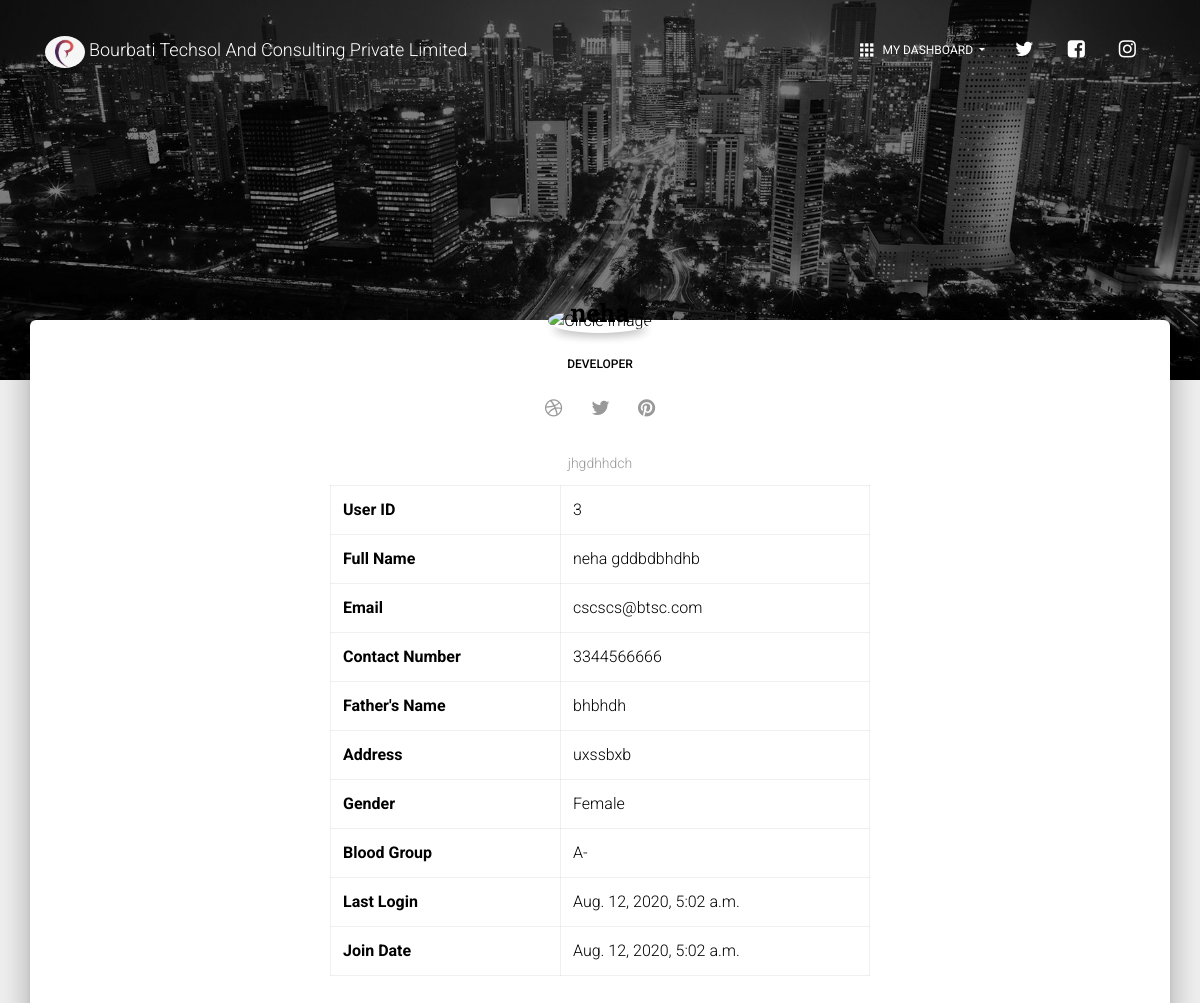
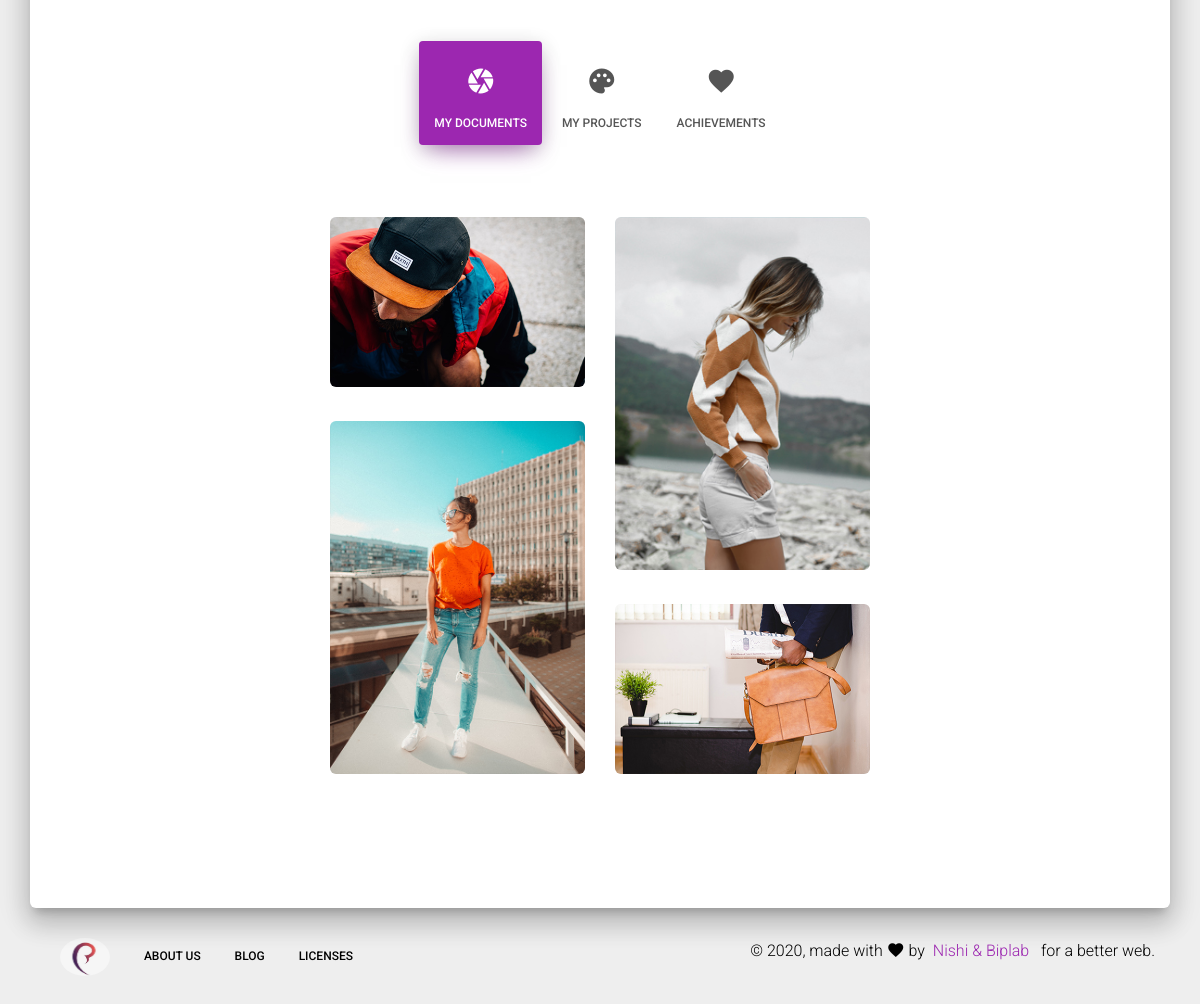
Page /profile/ (signed in) on the committed database (2 pictures, top to bottom).
### Portal/models.py (models this page shows, shortened)
class Register(models.Model):
    user = models.OneToOneField(User,on_delete=models.CASCADE, null=True)
    fathers_name=models.CharField(null=True, blank=True, max_length=80)
    contact_number=models.IntegerField(null=True)
    address=models.CharField(null=True, blank=True, max_length=100)
    gender = models.CharField(max_length=3, null=True)
    designation = models.CharField(max_length=5, null=True)
    blood_group=models.CharField(null=True, max_length=10)
    about = models.TextField(blank=True,null=True)
    profile_pic = models.FileField(upload_to = "profiles/",null=True, blank=True)
    class Meta:
        verbose_name_plural = "Register"

### Portal/views.py (the view, shortened to what this page needs)
# urls.py: url(r"^profile/$", profile, name = "profile"),
def profile(request):
    context = {}
    data = get_object_or_404(Register, user__id=request.user.id)
    context["data"]=data
    return render(request,'profile-page.html',context)

### Portal/templates/profile-page.html (shortened to what this page needs)
{% load static %}
<!DOCTYPE html>
<html lang="en">
<head>
  <link rel="stylesheet" href="https://maxcdn.bootstrapcdn.com/font-awesome/latest/css/font-awesome.min.css">
  <link href="../static/css/material-kit.css?v=2.0.7" rel="stylesheet" />
  <link href="../static/demo/demo.css" rel="stylesheet" />
</head>
<body class="profile-page sidebar-collapse">
  <nav class="navbar navbar-transparent navbar-color-on-scroll fixed-top navbar-expand-lg" color-on-scroll="100" id="sectionsNav">
    <div class="container">
      <div class="navbar-translate">
        <a href=''>
          <img src="/static/img/logo.jpeg" alt="Rounded Image" class="rounded-circle img-fluid" style="width:40px;height:32px;">
          </a>
        <a class="navbar-brand" href="">
          Bourbati Techsol And Consulting Private Limited </a>
      </div>
      <div class="collapse navbar-collapse">
        <ul class="navbar-nav ml-auto">
          <li class="dropdown nav-item">
            <a href="#" class="dropdown-toggle nav-link" data-toggle="dropdown">
              <i class="material-icons">apps</i> My Dashboard
            </a>
          </li>
          <li class="nav-item">
            <a class="nav-link" rel="tooltip" title="" data-placement="bottom" href="" target="_blank" data-original-title="Follow us on Twitter" rel="nofollow">
              <i class="fa fa-twitter"></i>
            </a>
          </li>
          <li class="nav-item">
            <a class="nav-link" rel="tooltip" title="" data-placement="bottom" href="" target="_blank" data-original-title="Like us on Facebook" rel="nofollow">
              <i class="fa fa-facebook-square"></i>
            </a>
          </li>
          <li class="nav-item">
            <a class="nav-link" rel="tooltip" title="" data-placement="bottom" href="" target="_blank" data-original-title="Follow us on Instagram" rel="nofollow">
              <i class="fa fa-instagram"></i>
            </a>
          </li>
        </ul>
      </div>
    </div>
  </nav>
  <div class="page-header header-filter" data-parallax="true" style="background-image: url('../static/img/city-profile.jpg');"></div>
  <div class="main main-raised">
    <div class="profile-content">
      <div class="container">
        <div class="row">
          <div class="col-md-6 ml-auto mr-auto">
            <div class="profile">
              <div class="avatar">
                {% if data.profile_pic %}
                <img src="/media/{{data.profile_pic}}" alt="Circle Image" class="img-raised rounded-circle img-fluid">
                {% else %}
                <img src="{% static 'img/user.png' %}" alt="Circle Image" class="img-raised rounded-circle img-fluid">
                {% endif %}
              </div>
              <div class="name">
                <h3 class="title">{{user.username}}</h3>
                <h6>{{data.designation}}</h6>
                <a href="#pablo" class="btn btn-just-icon btn-link btn-dribbble"><i class="fa fa-dribbble"></i></a>
                <a href="#pablo" class="btn btn-just-icon btn-link btn-twitter"><i class="fa fa-twitter"></i></a>
                <a href="#pablo" class="btn btn-just-icon btn-link btn-pinterest"><i class="fa fa-pinterest"></i></a>
              </div>
            </div>
          </div>
        </div>
        <div class="description text-center">
          <p>{{data.about}} </p>
        </div>
        <div class="row">
          <div class="col-md-6 ml-auto mr-auto">
            <table class="table table-bordered">
              <tbody>
                  <tr>
                      <th>User ID</th>
                      <td>{{user.id}}</td>
                  </tr>
                  <tr>
                      <th>Full Name</th>
                      <td>{{user.first_name}} {{user.last_name}}</td>
                  </tr>
                  <tr>
                      <th>Email</th>
                      <td>{{user.email}}</td>
                  </tr>
                  <tr>
                      <th>Contact Number</th>
                      <td>{{data.contact_number}}</td>
                  </tr>
                  <tr>
                      <th>Father's Name</th>
                      <td>{{data.fathers_name}}</td>
                  </tr>
                  <tr>
                      <th>Address</th>
                      <td>{{data.address}}</td>
                  </tr>
                  <tr>
                      <th>Gender</th>
                      <td>{{data.gender}}</td>
                  </tr>
                  <tr>
                    <th>Blood Group</th>
                    <td>{{data.blood_group}}</td>
                  </tr>
                  <tr>
                      <th>Last Login</th>
                      <td>{{user.last_login}}</td>
                  </tr>
                  <tr>
                      <th>Join Date</th>
                      <td>{{user.date_joined}}</td>
                  </tr>
              </tbody>
          </table>
            <div class="profile-tabs">
              <ul class="nav nav-pills nav-pills-icons justify-content-center" role="tablist">
                <li class="nav-item">
                  <a class="nav-link active" href="#studio" role="tab" data-toggle="tab">
                    <i class="material-icons">camera</i> My documents
                  </a>
                </li>
                <li class="nav-item">
                  <a class="nav-link" href="#works" role="tab" data-toggle="tab">
                    <i class="material-icons">palette</i> My Projects
                  </a>
                </li>
                <li class="nav-item">
                  <a class="nav-link" href="#favorite" role="tab" data-toggle="tab">
                    <i class="material-icons">favorite</i> Achievements
                  </a>
                </li>
              </ul>
            </div>
          </div>
        </div>
        <div class="tab-content tab-space">
          <div class="tab-pane active text-center gallery" id="studio">
            <div class="row">
              <div class="col-md-3 ml-auto">
                <img src="../static/img/examples/studio-1.jpg" class="rounded">
                <img src="../static/img/examples/studio-2.jpg" class="rounded">
              </div>
              <div class="col-md-3 mr-auto">
                <img src="../static/img/examples/studio-5.jpg" class="rounded">
                <img src="../static/img/examples/studio-4.jpg" class="rounded">
              </div>
            </div>
          </div>
        </div>
      </div>
    </div>
  </div>
  <footer class="footer footer-default">
    <div class="container">
      <nav class="float-left">
        <ul>
          <li>
            <a href=''>
              <img src="/static/img/logo.jpeg" alt="Rounded Image" class="rounded-circle img-fluid" style="width:50px;height:38px;">
              </a>
          </li>
          <li>
            <a href="">
              About Us
            </a>
          </li>
          <li>
            <a href="">
              Blog
            </a>
          </li>
          <li>
            <a href="">
              Licenses
            </a>
          </li>
        </ul>
      </nav>
      <div class="copyright float-right">
        &copy;
        , made with <i class="material-icons">favorite</i> by
        <a href="" target="_blank">&nbsp;Nishi & Biplab &nbsp;</a> for a better web.
      </div>
    </div>
  </footer>
</body>
</html>

### Portal/static/demo/demo.css (style rules this page uses)
.title { margin-top: 30px; min-height: 32px; }

### rows in the picture
Register: designation "DEVELOPER", about "jhgdhhdch", contact_number "3344566666", fathers_name "bhbhdh", address "uxssbxb", gender "Female", blood_group "A-"

### other values in the picture
{{ user.id }} "3"
{{ user.first_name }} "neha"
{{ user.last_name }} "gddbdbhdhb"
{{ user.email }} "cscscs@btsc.com"
{{ user.last_login }} "Aug. 12, 2020, 5:02 a.m."
{{ user.date_joined }} "Aug. 12, 2020, 5:02 a.m."
